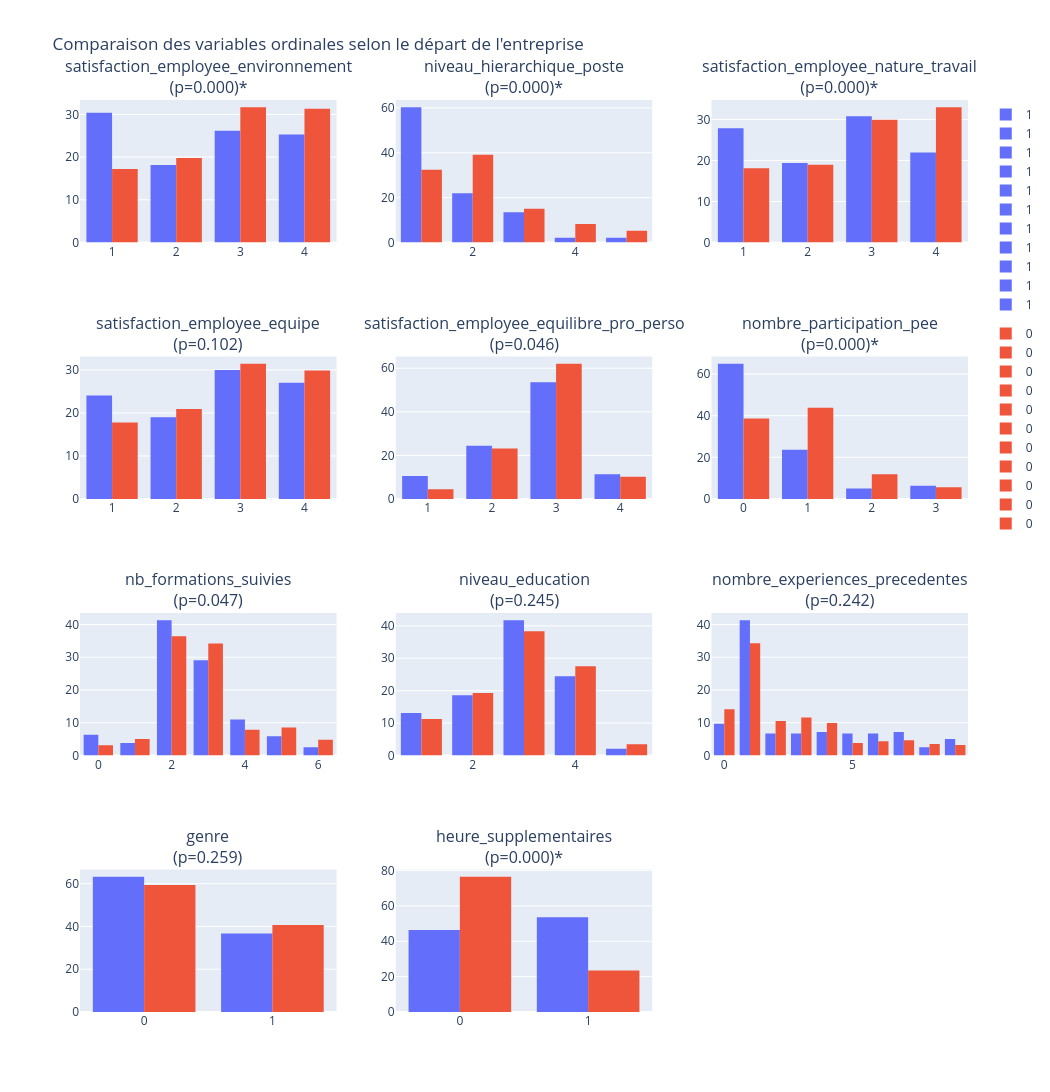

The notebook cell this image was saved under:
### Code cell
# =========================================================
# GRAPHIQUE 2 : HISTOGRAMMES POUR LES VARIABLES ORDINALES
# =========================================================
n_rows_hist = -(-len(ordinal_columns) // n_cols)

fig_hist = sp.make_subplots(rows=n_rows_hist, cols=n_cols, subplot_titles=ordinal_columns)

for idx, col in enumerate(ordinal_columns):
    row = idx // n_cols + 1
    col_pos = idx % n_cols + 1

    group_pos = df.loc[df[target_column] == positive_label, col].dropna()
    group_neg = df.loc[df[target_column] == negative_label, col].dropna()

    stat, p_value = mannwhitneyu(group_pos, group_neg, alternative="two-sided")
    p_values[col] = p_value

    hist_fig = px.histogram(
        df, x=col, color=target_column,
        barmode="group",
        histnorm="percent"  # proportions, pas comptes bruts (groupes de tailles différentes)
    )
    for trace in hist_fig.data:
        fig_hist.add_trace(trace, row=row, col=col_pos)

    marker = "*" if p_value < corrected_alpha else ""
    fig_hist.layout.annotations[idx].text = f"{col}<br>(p={p_value:.3f}){marker}"

fig_hist.update_layout(
    height=300 * n_rows_hist, width=350 * n_cols, showlegend=True,
    title_text="Comparaison des variables ordinales selon le départ de l'entreprise"
)
fig_hist.show()

### Figure 1 — Plotly figure (JSON) as saved in the notebook; plotly's stock layout.template omitted (floating-point values rounded to 4 significant figures; data arrays with more than 128 entries replaced by an {"elided": "..."} marker saying what was removed)
{"data": [{"alignmentgroup": "True", "bingroup": "x", "histnorm": "percent", "hovertemplate": "a_quitte_l_entreprise=1<br>satisfaction_employee_environnement=%{x}<br>percent=%{y}<extra></extra>", "legendgroup": "1", "marker": {"color": "#636efa", "pattern": {"shape": ""}}, "name": "1", "offsetgroup": "1", "orientation": "v", "showlegend": true, "type": "histogram", "x": {"elided": "237 int values"}, "xaxis": "x", "yaxis": "y"}, {"alignmentgroup": "True", "bingroup": "x", "histnorm": "percent", "hovertemplate": "a_quitte_l_entreprise=0<br>satisfaction_employee_environnement=%{x}<br>percent=%{y}<extra></extra>", "legendgroup": "0", "marker": {"color": "#EF553B", "pattern": {"shape": ""}}, "name": "0", "offsetgroup": "0", "orientation": "v", "showlegend": true, "type": "histogram", "x": {"elided": "1233 int values"}, "xaxis": "x", "yaxis": "y"}, {"alignmentgroup": "True", "bingroup": "x", "histnorm": "percent", "hovertemplate": "a_quitte_l_entreprise=1<br>niveau_hierarchique_poste=%{x}<br>percent=%{y}<extra></extra>", "legendgroup": "1", "marker": {"color": "#636efa", "pattern": {"shape": ""}}, "name": "1", "offsetgroup": "1", "orientation": "v", "showlegend": true, "type": "histogram", "x": {"elided": "237 int values"}, "xaxis": "x2", "yaxis": "y2"}, {"alignmentgroup": "True", "bingroup": "x", "histnorm": "percent", "hovertemplate": "a_quitte_l_entreprise=0<br>niveau_hierarchique_poste=%{x}<br>percent=%{y}<extra></extra>", "legendgroup": "0", "marker": {"color": "#EF553B", "pattern": {"shape": ""}}, "name": "0", "offsetgroup": "0", "orientation": "v", "showlegend": true, "type": "histogram", "x": {"elided": "1233 int values"}, "xaxis": "x2", "yaxis": "y2"}, {"alignmentgroup": "True", "bingroup": "x", "histnorm": "percent", "hovertemplate": "a_quitte_l_entreprise=1<br>satisfaction_employee_nature_travail=%{x}<br>percent=%{y}<extra></extra>", "legendgroup": "1", "marker": {"color": "#636efa", "pattern": {"shape": ""}}, "name": "1", "offsetgroup": "1", "orientation": "v", "showlegend": true, "type": "histogram", "x": {"elided": "237 int values"}, "xaxis": "x3", "yaxis": "y3"}, {"alignmentgroup": "True", "bingroup": "x", "histnorm": "percent", "hovertemplate": "a_quitte_l_entreprise=0<br>satisfaction_employee_nature_travail=%{x}<br>percent=%{y}<extra></extra>", "legendgroup": "0", "marker": {"color": "#EF553B", "pattern": {"shape": ""}}, "name": "0", "offsetgroup": "0", "orientation": "v", "showlegend": true, "type": "histogram", "x": {"elided": "1233 int values"}, "xaxis": "x3", "yaxis": "y3"}, {"alignmentgroup": "True", "bingroup": "x", "histnorm": "percent", "hovertemplate": "a_quitte_l_entreprise=1<br>satisfaction_employee_equipe=%{x}<br>percent=%{y}<extra></extra>", "legendgroup": "1", "marker": {"color": "#636efa", "pattern": {"shape": ""}}, "name": "1", "offsetgroup": "1", "orientation": "v", "showlegend": true, "type": "histogram", "x": {"elided": "237 int values"}, "xaxis": "x4", "yaxis": "y4"}, {"alignmentgroup": "True", "bingroup": "x", "histnorm": "percent", "hovertemplate": "a_quitte_l_entreprise=0<br>satisfaction_employee_equipe=%{x}<br>percent=%{y}<extra></extra>", "legendgroup": "0", "marker": {"color": "#EF553B", "pattern": {"shape": ""}}, "name": "0", "offsetgroup": "0", "orientation": "v", "showlegend": true, "type": "histogram", "x": {"elided": "1233 int values"}, "xaxis": "x4", "yaxis": "y4"}, {"alignmentgroup": "True", "bingroup": "x", "histnorm": "percent", "hovertemplate": "a_quitte_l_entreprise=1<br>satisfaction_employee_equilibre_pro_perso=%{x}<br>percent=%{y}<extra></extra>", "legendgroup": "1", "marker": {"color": "#636efa", "pattern": {"shape": ""}}, "name": "1", "offsetgroup": "1", "orientation": "v", "showlegend": true, "type": "histogram", "x": {"elided": "237 int values"}, "xaxis": "x5", "yaxis": "y5"}, {"alignmentgroup": "True", "bingroup": "x", "histnorm": "percent", "hovertemplate": "a_quitte_l_entreprise=0<br>satisfaction_employee_equilibre_pro_perso=%{x}<br>percent=%{y}<extra></extra>", "legendgroup": "0", "marker": {"color": "#EF553B", "pattern": {"shape": ""}}, "name": "0", "offsetgroup": "0", "orientation": "v", "showlegend": true, "type": "histogram", "x": {"elided": "1233 int values"}, "xaxis": "x5", "yaxis": "y5"}, {"alignmentgroup": "True", "bingroup": "x", "histnorm": "percent", "hovertemplate": "a_quitte_l_entreprise=1<br>nombre_participation_pee=%{x}<br>percent=%{y}<extra></extra>", "legendgroup": "1", "marker": {"color": "#636efa", "pattern": {"shape": ""}}, "name": "1", "offsetgroup": "1", "orientation": "v", "showlegend": true, "type": "histogram", "x": {"elided": "237 int values"}, "xaxis": "x6", "yaxis": "y6"}, {"alignmentgroup": "True", "bingroup": "x", "histnorm": "percent", "hovertemplate": "a_quitte_l_entreprise=0<br>nombre_participation_pee=%{x}<br>percent=%{y}<extra></extra>", "legendgroup": "0", "marker": {"color": "#EF553B", "pattern": {"shape": ""}}, "name": "0", "offsetgroup": "0", "orientation": "v", "showlegend": true, "type": "histogram", "x": {"elided": "1233 int values"}, "xaxis": "x6", "yaxis": "y6"}, {"alignmentgroup": "True", "bingroup": "x", "histnorm": "percent", "hovertemplate": "a_quitte_l_entreprise=1<br>nb_formations_suivies=%{x}<br>percent=%{y}<extra></extra>", "legendgroup": "1", "marker": {"color": "#636efa", "pattern": {"shape": ""}}, "name": "1", "offsetgroup": "1", "orientation": "v", "showlegend": true, "type": "histogram", "x": {"elided": "237 int values"}, "xaxis": "x7", "yaxis": "y7"}, {"alignmentgroup": "True", "bingroup": "x", "histnorm": "percent", "hovertemplate": "a_quitte_l_entreprise=0<br>nb_formations_suivies=%{x}<br>percent=%{y}<extra></extra>", "legendgroup": "0", "marker": {"color": "#EF553B", "pattern": {"shape": ""}}, "name": "0", "offsetgroup": "0", "orientation": "v", "showlegend": true, "type": "histogram", "x": {"elided": "1233 int values"}, "xaxis": "x7", "yaxis": "y7"}, {"alignmentgroup": "True", "bingroup": "x", "histnorm": "percent", "hovertemplate": "a_quitte_l_entreprise=1<br>niveau_education=%{x}<br>percent=%{y}<extra></extra>", "legendgroup": "1", "marker": {"color": "#636efa", "pattern": {"shape": ""}}, "name": "1", "offsetgroup": "1", "orientation": "v", "showlegend": true, "type": "histogram", "x": {"elided": "237 int values"}, "xaxis": "x8", "yaxis": "y8"}, {"alignmentgroup": "True", "bingroup": "x", "histnorm": "percent", "hovertemplate": "a_quitte_l_entreprise=0<br>niveau_education=%{x}<br>percent=%{y}<extra></extra>", "legendgroup": "0", "marker": {"color": "#EF553B", "pattern": {"shape": ""}}, "name": "0", "offsetgroup": "0", "orientation": "v", "showlegend": true, "type": "histogram", "x": {"elided": "1233 int values"}, "xaxis": "x8", "yaxis": "y8"}, {"alignmentgroup": "True", "bingroup": "x", "histnorm": "percent", "hovertemplate": "a_quitte_l_entreprise=1<br>nombre_experiences_precedentes=%{x}<br>percent=%{y}<extra></extra>", "legendgroup": "1", "marker": {"color": "#636efa", "pattern": {"shape": ""}}, "name": "1", "offsetgroup": "1", "orientation": "v", "showlegend": true, "type": "histogram", "x": {"elided": "237 int values"}, "xaxis": "x9", "yaxis": "y9"}, {"alignmentgroup": "True", "bingroup": "x", "histnorm": "percent", "hovertemplate": "a_quitte_l_entreprise=0<br>nombre_experiences_precedentes=%{x}<br>percent=%{y}<extra></extra>", "legendgroup": "0", "marker": {"color": "#EF553B", "pattern": {"shape": ""}}, "name": "0", "offsetgroup": "0", "orientation": "v", "showlegend": true, "type": "histogram", "x": {"elided": "1233 int values"}, "xaxis": "x9", "yaxis": "y9"}, {"alignmentgroup": "True", "bingroup": "x", "histnorm": "percent", "hovertemplate": "a_quitte_l_entreprise=1<br>genre=%{x}<br>percent=%{y}<extra></extra>", "legendgroup": "1", "marker": {"color": "#636efa", "pattern": {"shape": ""}}, "name": "1", "offsetgroup": "1", "orientation": "v", "showlegend": true, "type": "histogram", "x": {"elided": "237 int values"}, "xaxis": "x10", "yaxis": "y10"}, {"alignmentgroup": "True", "bingroup": "x", "histnorm": "percent", "hovertemplate": "a_quitte_l_entreprise=0<br>genre=%{x}<br>percent=%{y}<extra></extra>", "legendgroup": "0", "marker": {"color": "#EF553B", "pattern": {"shape": ""}}, "name": "0", "offsetgroup": "0", "orientation": "v", "showlegend": true, "type": "histogram", "x": {"elided": "1233 int values"}, "xaxis": "x10", "yaxis": "y10"}, {"alignmentgroup": "True", "bingroup": "x", "histnorm": "percent", "hovertemplate": "a_quitte_l_entreprise=1<br>heure_supplementaires=%{x}<br>percent=%{y}<extra></extra>", "legendgroup": "1", "marker": {"color": "#636efa", "pattern": {"shape": ""}}, "name": "1", "offsetgroup": "1", "orientation": "v", "showlegend": true, "type": "histogram", "x": {"elided": "237 int values"}, "xaxis": "x11", "yaxis": "y11"}, {"alignmentgroup": "True", "bingroup": "x", "histnorm": "percent", "hovertemplate": "a_quitte_l_entreprise=0<br>heure_supplementaires=%{x}<br>percent=%{y}<extra></extra>", "legendgroup": "0", "marker": {"color": "#EF553B", "pattern": {"shape": ""}}, "name": "0", "offsetgroup": "0", "orientation": "v", "showlegend": true, "type": "histogram", "x": {"elided": "1233 int values"}, "xaxis": "x11", "yaxis": "y11"}], "layout": {"annotations": [{"font": {"size": 16}, "showarrow": false, "text": "satisfaction_employee_environnement<br>(p=0.000)*", "x": 0.1444, "xanchor": "center", "xref": "paper", "y": 1, "yanchor": "bottom", "yref": "paper"}, {"font": {"size": 16}, "showarrow": false, "text": "niveau_hierarchique_poste<br>(p=0.000)*", "x": 0.5, "xanchor": "center", "xref": "paper", "y": 1, "yanchor": "bottom", "yref": "paper"}, {"font": {"size": 16}, "showarrow": false, "text": "satisfaction_employee_nature_travail<br>(p=0.000)*", "x": 0.8556, "xanchor": "center", "xref": "paper", "y": 1, "yanchor": "bottom", "yref": "paper"}, {"font": {"size": 16}, "showarrow": false, "text": "satisfaction_employee_equipe<br>(p=0.102)", "x": 0.1444, "xanchor": "center", "xref": "paper", "y": 0.7188, "yanchor": "bottom", "yref": "paper"}, {"font": {"size": 16}, "showarrow": false, "text": "satisfaction_employee_equilibre_pro_perso<br>(p=0.046)", "x": 0.5, "xanchor": "center", "xref": "paper", "y": 0.7188, "yanchor": "bottom", "yref": "paper"}, {"font": {"size": 16}, "showarrow": false, "text": "nombre_participation_pee<br>(p=0.000)*", "x": 0.8556, "xanchor": "center", "xref": "paper", "y": 0.7188, "yanchor": "bottom", "yref": "paper"}, {"font": {"size": 16}, "showarrow": false, "text": "nb_formations_suivies<br>(p=0.047)", "x": 0.1444, "xanchor": "center", "xref": "paper", "y": 0.4375, "yanchor": "bottom", "yref": "paper"}, {"font": {"size": 16}, "showarrow": false, "text": "niveau_education<br>(p=0.245)", "x": 0.5, "xanchor": "center", "xref": "paper", "y": 0.4375, "yanchor": "bottom", "yref": "paper"}, {"font": {"size": 16}, "showarrow": false, "text": "nombre_experiences_precedentes<br>(p=0.242)", "x": 0.8556, "xanchor": "center", "xref": "paper", "y": 0.4375, "yanchor": "bottom", "yref": "paper"}, {"font": {"size": 16}, "showarrow": false, "text": "genre<br>(p=0.259)", "x": 0.1444, "xanchor": "center", "xref": "paper", "y": 0.1562, "yanchor": "bottom", "yref": "paper"}, {"font": {"size": 16}, "showarrow": false, "text": "heure_supplementaires<br>(p=0.000)*", "x": 0.5, "xanchor": "center", "xref": "paper", "y": 0.1562, "yanchor": "bottom", "yref": "paper"}], "height": 1200, "showlegend": true, "title": {"text": "Comparaison des variables ordinales selon le départ de l'entreprise"}, "width": 1050, "xaxis": {"anchor": "y", "domain": [0, 0.2889]}, "xaxis10": {"anchor": "y10", "domain": [0, 0.2889]}, "xaxis11": {"anchor": "y11", "domain": [0.3556, 0.6444]}, "xaxis12": {"anchor": "y12", "domain": [0.7111, 1]}, "xaxis2": {"anchor": "y2", "domain": [0.3556, 0.6444]}, "xaxis3": {"anchor": "y3", "domain": [0.7111, 1]}, "xaxis4": {"anchor": "y4", "domain": [0, 0.2889]}, "xaxis5": {"anchor": "y5", "domain": [0.3556, 0.6444]}, "xaxis6": {"anchor": "y6", "domain": [0.7111, 1]}, "xaxis7": {"anchor": "y7", "domain": [0, 0.2889]}, "xaxis8": {"anchor": "y8", "domain": [0.3556, 0.6444]}, "xaxis9": {"anchor": "y9", "domain": [0.7111, 1]}, "yaxis": {"anchor": "x", "domain": [0.8438, 1]}, "yaxis10": {"anchor": "x10", "domain": [0, 0.1562]}, "yaxis11": {"anchor": "x11", "domain": [0, 0.1562]}, "yaxis12": {"anchor": "x12", "domain": [0, 0.1562]}, "yaxis2": {"anchor": "x2", "domain": [0.8438, 1]}, "yaxis3": {"anchor": "x3", "domain": [0.8438, 1]}, "yaxis4": {"anchor": "x4", "domain": [0.5625, 0.7188]}, "yaxis5": {"anchor": "x5", "domain": [0.5625, 0.7188]}, "yaxis6": {"anchor": "x6", "domain": [0.5625, 0.7188]}, "yaxis7": {"anchor": "x7", "domain": [0.2812, 0.4375]}, "yaxis8": {"anchor": "x8", "domain": [0.2812, 0.4375]}, "yaxis9": {"anchor": "x9", "domain": [0.2812, 0.4375]}}}
